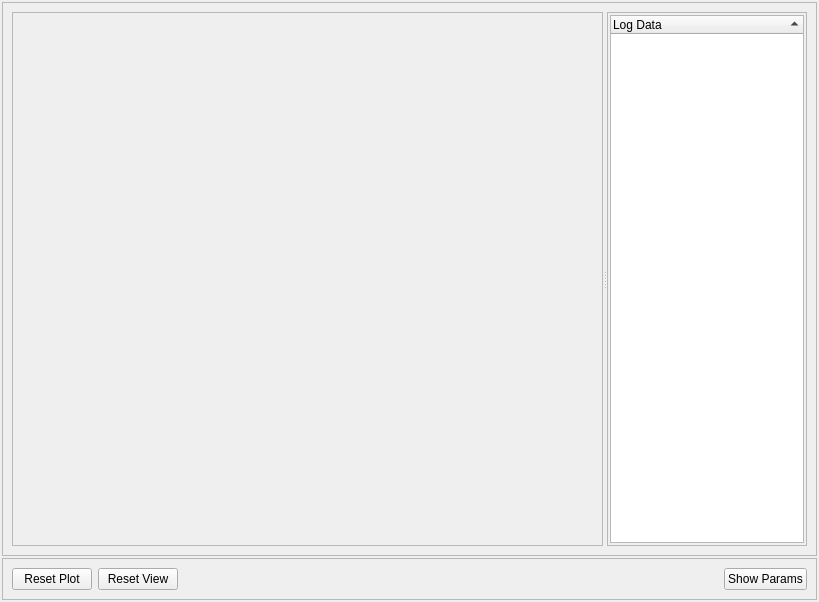
<?xml version="1.0" encoding="UTF-8"?>
<ui version="4.0">
 <class>LogPlotWindow</class>
 <widget class="QWidget" name="LogPlotWindow">
  <property name="geometry">
   <rect>
    <x>0</x>
    <y>0</y>
    <width>819</width>
    <height>602</height>
   </rect>
  </property>
  <property name="windowTitle">
   <string>Log Review</string>
  </property>
  <layout class="QVBoxLayout" name="verticalLayout">
   <property name="spacing">
    <number>2</number>
   </property>
   <property name="leftMargin">
    <number>2</number>
   </property>
   <property name="topMargin">
    <number>2</number>
   </property>
   <property name="rightMargin">
    <number>2</number>
   </property>
   <property name="bottomMargin">
    <number>2</number>
   </property>
   <item>
    <widget class="QFrame" name="frameMain">
     <property name="sizePolicy">
      <sizepolicy hsizetype="Preferred" vsizetype="Expanding">
       <horstretch>0</horstretch>
       <verstretch>0</verstretch>
      </sizepolicy>
     </property>
     <property name="frameShape">
      <enum>QFrame::Shape::StyledPanel</enum>
     </property>
     <property name="frameShadow">
      <enum>QFrame::Shadow::Raised</enum>
     </property>
     <layout class="QHBoxLayout" name="horizontalLayout_2">
      <item>
       <widget class="QSplitter" name="splitter">
        <property name="sizePolicy">
         <sizepolicy hsizetype="Expanding" vsizetype="Expanding">
          <horstretch>0</horstretch>
          <verstretch>0</verstretch>
         </sizepolicy>
        </property>
        <property name="orientation">
         <enum>Qt::Orientation::Horizontal</enum>
        </property>
        <widget class="QScrollArea" name="scrollArea">
         <property name="minimumSize">
          <size>
           <width>400</width>
           <height>100</height>
          </size>
         </property>
         <property name="sizeAdjustPolicy">
          <enum>QAbstractScrollArea::SizeAdjustPolicy::AdjustToContents</enum>
         </property>
         <property name="widgetResizable">
          <bool>true</bool>
         </property>
         <widget class="QWidget" name="plotFrame">
          <property name="geometry">
           <rect>
            <x>0</x>
            <y>0</y>
            <width>589</width>
            <height>529</height>
           </rect>
          </property>
          <property name="sizePolicy">
           <sizepolicy hsizetype="Expanding" vsizetype="Expanding">
            <horstretch>0</horstretch>
            <verstretch>0</verstretch>
           </sizepolicy>
          </property>
          <layout class="QVBoxLayout" name="verticalLayout_2">
           <property name="sizeConstraint">
            <enum>QLayout::SizeConstraint::SetNoConstraint</enum>
           </property>
          </layout>
         </widget>
        </widget>
        <widget class="QFrame" name="dataListFrame">
         <property name="sizePolicy">
          <sizepolicy hsizetype="Preferred" vsizetype="Preferred">
           <horstretch>0</horstretch>
           <verstretch>0</verstretch>
          </sizepolicy>
         </property>
         <property name="minimumSize">
          <size>
           <width>100</width>
           <height>0</height>
          </size>
         </property>
         <property name="maximumSize">
          <size>
           <width>200</width>
           <height>16777215</height>
          </size>
         </property>
         <property name="baseSize">
          <size>
           <width>100</width>
           <height>0</height>
          </size>
         </property>
         <property name="frameShape">
          <enum>QFrame::Shape::StyledPanel</enum>
         </property>
         <property name="frameShadow">
          <enum>QFrame::Shadow::Raised</enum>
         </property>
         <layout class="QVBoxLayout" name="verticalLayout_3">
          <property name="leftMargin">
           <number>2</number>
          </property>
          <property name="topMargin">
           <number>2</number>
          </property>
          <property name="rightMargin">
           <number>2</number>
          </property>
          <property name="bottomMargin">
           <number>2</number>
          </property>
          <item>
           <widget class="QTreeWidget" name="dataTree">
            <property name="sizePolicy">
             <sizepolicy hsizetype="Preferred" vsizetype="Expanding">
              <horstretch>0</horstretch>
              <verstretch>0</verstretch>
             </sizepolicy>
            </property>
            <property name="minimumSize">
             <size>
              <width>100</width>
              <height>0</height>
             </size>
            </property>
            <property name="baseSize">
             <size>
              <width>100</width>
              <height>0</height>
             </size>
            </property>
            <property name="alternatingRowColors">
             <bool>true</bool>
            </property>
            <property name="indentation">
             <number>10</number>
            </property>
            <property name="sortingEnabled">
             <bool>true</bool>
            </property>
            <column>
             <property name="text">
              <string>Log Data</string>
             </property>
            </column>
           </widget>
          </item>
         </layout>
        </widget>
       </widget>
      </item>
     </layout>
    </widget>
   </item>
   <item>
    <widget class="QFrame" name="frameBottom">
     <property name="sizePolicy">
      <sizepolicy hsizetype="Preferred" vsizetype="Minimum">
       <horstretch>0</horstretch>
       <verstretch>0</verstretch>
      </sizepolicy>
     </property>
     <property name="frameShape">
      <enum>QFrame::Shape::StyledPanel</enum>
     </property>
     <property name="frameShadow">
      <enum>QFrame::Shadow::Raised</enum>
     </property>
     <layout class="QHBoxLayout" name="horizontalLayout">
      <item>
       <widget class="QPushButton" name="resetPlotButton">
        <property name="text">
         <string>Reset Plot</string>
        </property>
       </widget>
      </item>
      <item>
       <widget class="QPushButton" name="resetViewButton">
        <property name="text">
         <string>Reset View</string>
        </property>
       </widget>
      </item>
      <item>
       <spacer name="horizontalSpacer">
        <property name="orientation">
         <enum>Qt::Orientation::Horizontal</enum>
        </property>
        <property name="sizeHint" stdset="0">
         <size>
          <width>40</width>
          <height>20</height>
         </size>
        </property>
       </spacer>
      </item>
      <item>
       <widget class="QPushButton" name="showParamsButton">
        <property name="text">
         <string>Show Params</string>
        </property>
       </widget>
      </item>
     </layout>
    </widget>
   </item>
  </layout>
 </widget>
 <resources/>
 <connections/>
</ui>
